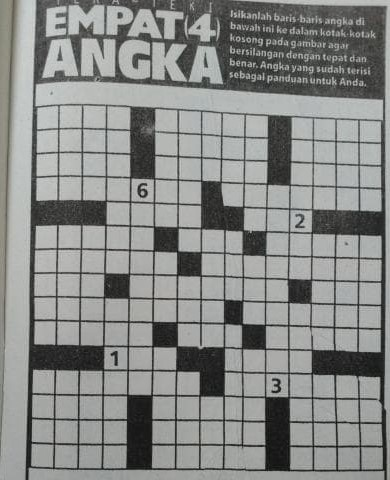
#> input picture tugas_6/img/angka.jpg, 390 x 480 px
$ python example.py
#> lines starting #> are read from the running program, lines starting #| are printed output that depends on the picture; after the words box and inside, x2 and y2 are one past the last pixel; in counts of white or black regions, pixels touching at a corner belong together
import cv2
import numpy as np
import matplotlib.pyplot as pyp

img = cv2.imread('img/angka.jpg', 0)
#> img: shape (480, 390); min 0, max 213, mean 137.3

result = cv2.adaptiveThreshold(img, 255, cv2.ADAPTIVE_THRESH_GAUSSIAN_C,
         cv2.THRESH_BINARY, 11, 2)
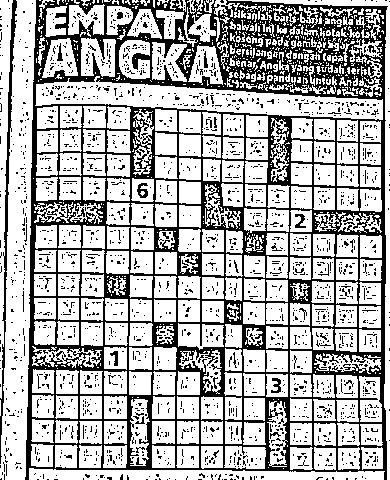
#> result: shape (480, 390); 69.7% white; 2144 black regions (2110 under 20 px), largest, box (x1, y1, x2, y2) and area: (25, 0, 388, 480) 46473, (0, 0, 17, 464) 1233, (137, 183, 148, 198) 98

pyp.title('Adaptive gaussian Thresholding')
pyp.imshow(result, 'gray')


pyp.show()

cv2.waitKey(0)

cv2.destroyAllWindows()
